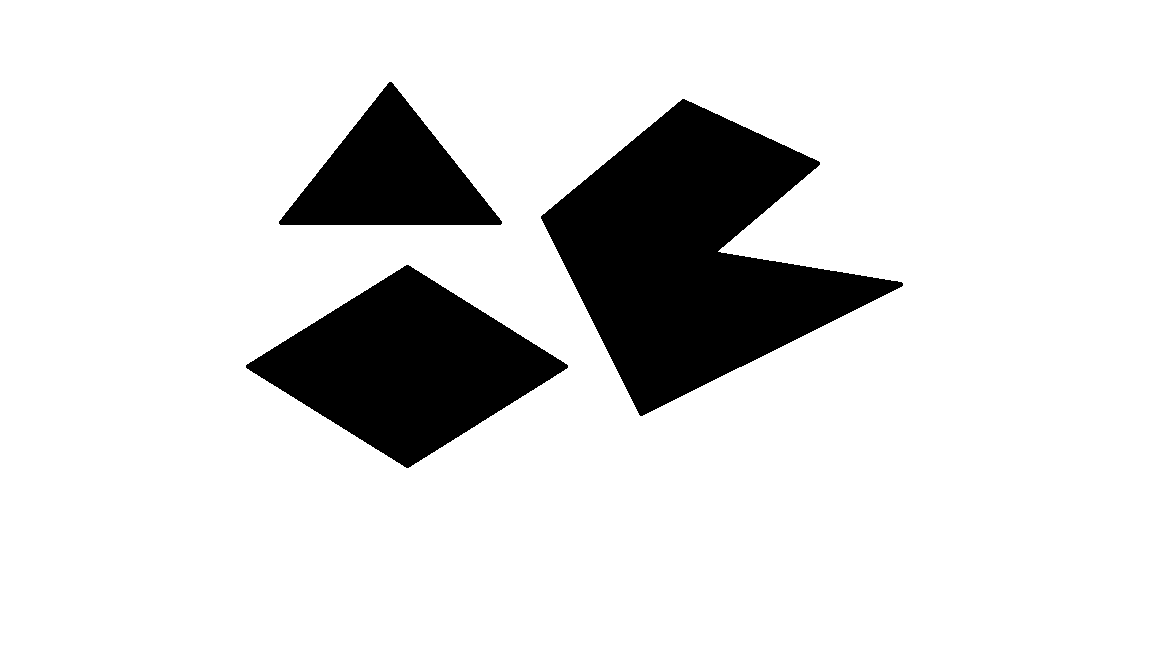
#> input picture new_paint.png, 1152 x 648 px
$ python test_mp.py
#> lines starting #> are read from the running program, lines starting #| are printed output that depends on the picture; after the words box and inside, x2 and y2 are one past the last pixel; in counts of white or black regions, pixels touching at a corner belong together
### helpers/util.py
from helpers.geometry import *
import matplotlib.pyplot as plt
from helpers.sweep import *
from helpers.graph import *
import numpy as np
import cv2
import time
import multiprocessing

# Draw the obstacles and point the source and the destination----------------------------------------------
# [151 lines left out: functions draw_problem, draw_cell, draw_node, generate_baisc, add_boundary_cells, generate_cells and 1 more, not called in this run]


def generate_polygon_countour(image_name, filter=None, sp=None, sr=None):
#> called with image_name = 'new_paint.png'
    img = cv2.imread(image_name)
#> img is the input picture: shape (648, 1152, 3); 85.9% white; 3 black regions, box (x1, y1, x2, y2) and area: (541, 99, 903, 416) 55401, (246, 265, 568, 468) 33261, (279, 82, 502, 225) 16478
    if (filter):
        img = cv2.pyrMeanShiftFiltering(img, sp, sr)
    gray_image = cv2.cvtColor(img, cv2.COLOR_BGR2GRAY)
#> gray_image: shape (648, 1152); 85.9% white; 3 black regions
    ret, threshold = cv2.threshold(gray_image, 0, 255, cv2.THRESH_BINARY + cv2.THRESH_OTSU)
#> ret = 0
    countours, _ = cv2.findContours(threshold, cv2.RETR_TREE, cv2.CHAIN_APPROX_SIMPLE)
#> countours = 4 contours; box (x1, y1, x2, y2) and area: (0, 0, 1152, 648) 744697, (540, 98, 904, 417) 55917, (245, 264, 569, 469) 33585, (278, 81, 503, 226) 16732

    approxes = []
    for i, cnt in enumerate(countours):
        episilon = 0.01 * cv2.arcLength(cnt, True)
        approxes.append(cv2.approxPolyDP(cnt, episilon, True))
#> this loop made 4 passes
#> episilon on passes 2 to 4: 8.17, 12.54, 6.04
#> (cnt, episilon) on pass 1: ([[0, 0], [0, 647], [1151, 647], [1151, 0]], 35.96)
#> after the loop, approxes = 4 contours; box (x1, y1, x2, y2) and area: (0, 0, 1152, 648) 744697, (540, 98, 904, 417) 54976, (245, 264, 569, 469) 32948, (278, 81, 503, 224) 15793
    return [img, approxes]


# Use point object to represent the boundary and the src/dest
# [400 lines left out: functions extract_vertex, get_vertical_line, generate_naive_polygon, refine_quad_cells, merge_overlapping_quad_cell, remove_duplicate_cell and 6 more, not called in this run]

### test_mp.py
import cv2
import numpy as np
import matplotlib.pyplot as plt
import matplotlib.image as mpimg
import sys
from helpers.graph import *
from helpers.geometry import *
from helpers.sweep import *
from helpers.util_mp import *
from helpers.util import *
import matplotlib.pyplot as plt
from tsp_solver.greedy import solve_tsp
import csv
import scipy.io as sio
import os
import multiprocessing
from multiprocessing import Process, Pool, Manager


def generate_final_path(img_file_name, output_file_name, width, step, safeWidth):
    # img is the input image, approxes are the generated polygon
    img, approxes = generate_polygon_countour(img_file_name)
    for approx in approxes:
        img = cv2.drawContours(img, [approx], 0, (0, 255, 0), 3)
#> this loop made 4 passes
#> approx on passes 1, 2, 4: [[0, 0], [0, 647], [1151, 647], [1151, 0]], [[406, 264], [568, 365], [408, 468], [245, 367]], [[278, 221], [391, 81], [502, 223]]
#> pass 1, in generate_final_path, `img = cv2.drawContours(img, [approx], 0, (0, 255, 0), 3)`:
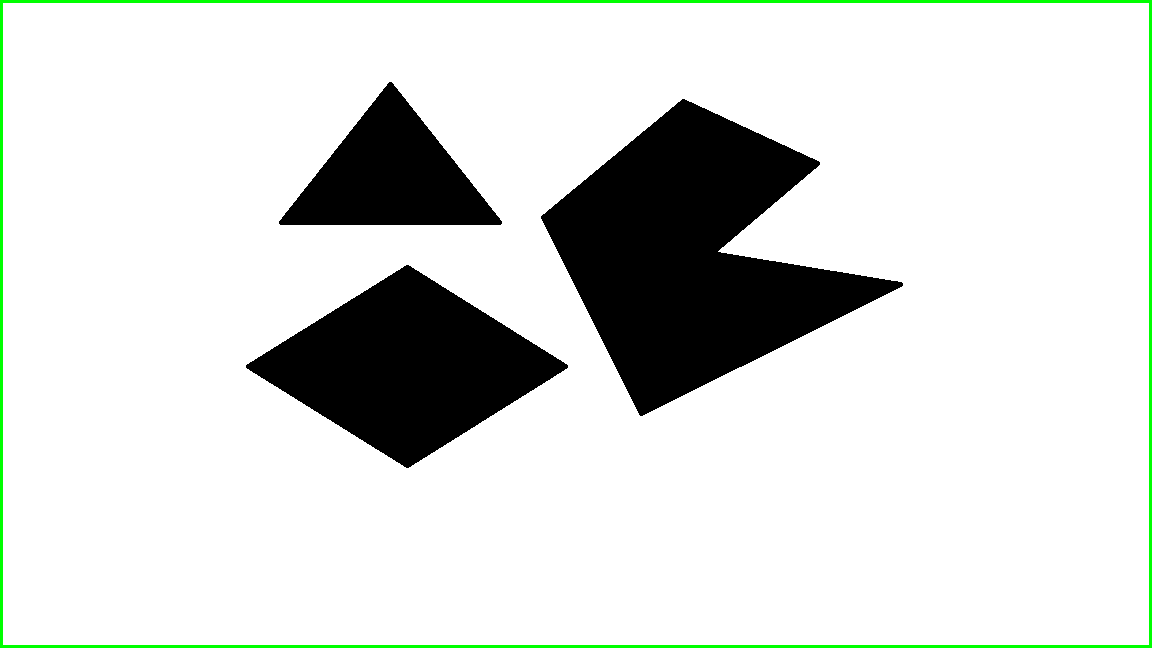
#> img: shape (648, 1152, 3); 1.44% of pixels changed, all inside (x1, y1, x2, y2) = (0, 0, 1152, 648)
#> pass 2, in generate_final_path, `img = cv2.drawContours(img, [approx], 0, (0, 255, 0), 3)`:
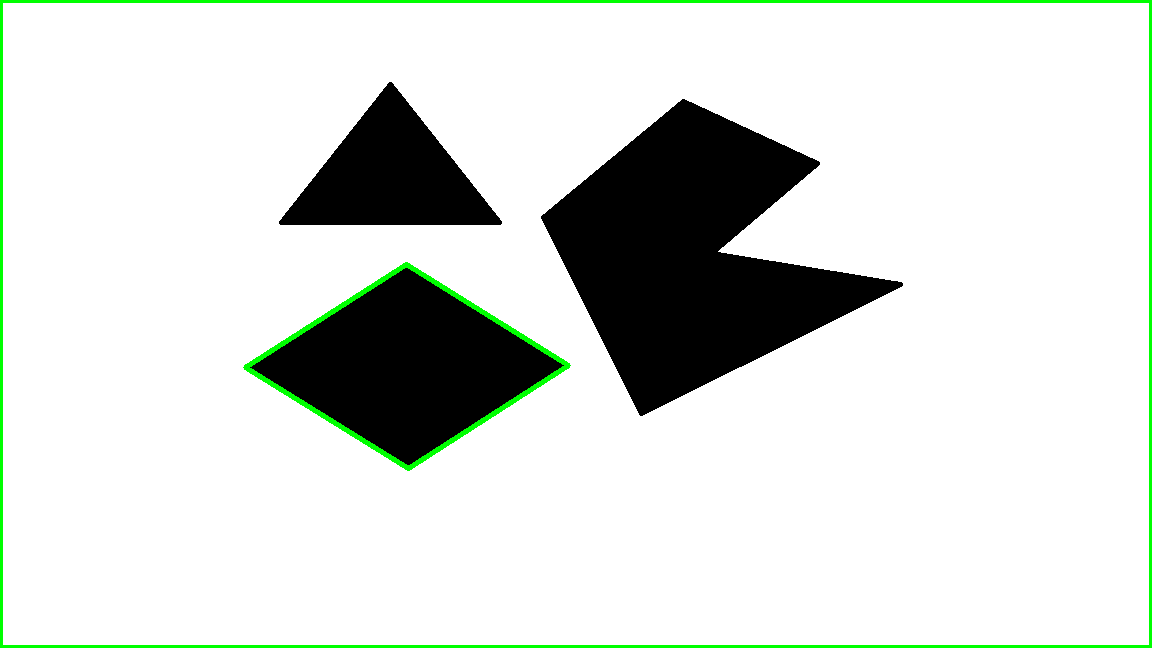
#> img: shape (648, 1152, 3); 0.52% of pixels changed, all inside (x1, y1, x2, y2) = (243, 262, 571, 471)
#> pass 3, in generate_final_path, `img = cv2.drawContours(img, [approx], 0, (0, 255, 0), 3)`:
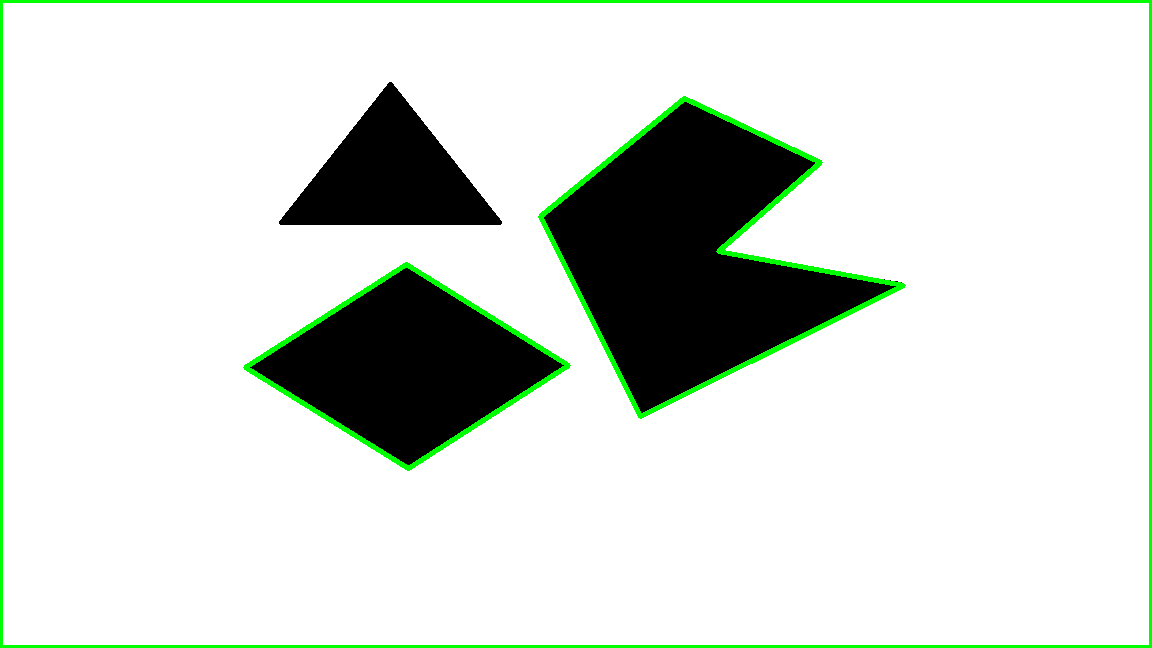
#> img: shape (648, 1152, 3); 0.8% of pixels changed, all inside (x1, y1, x2, y2) = (538, 96, 906, 419)
#> after the loop:
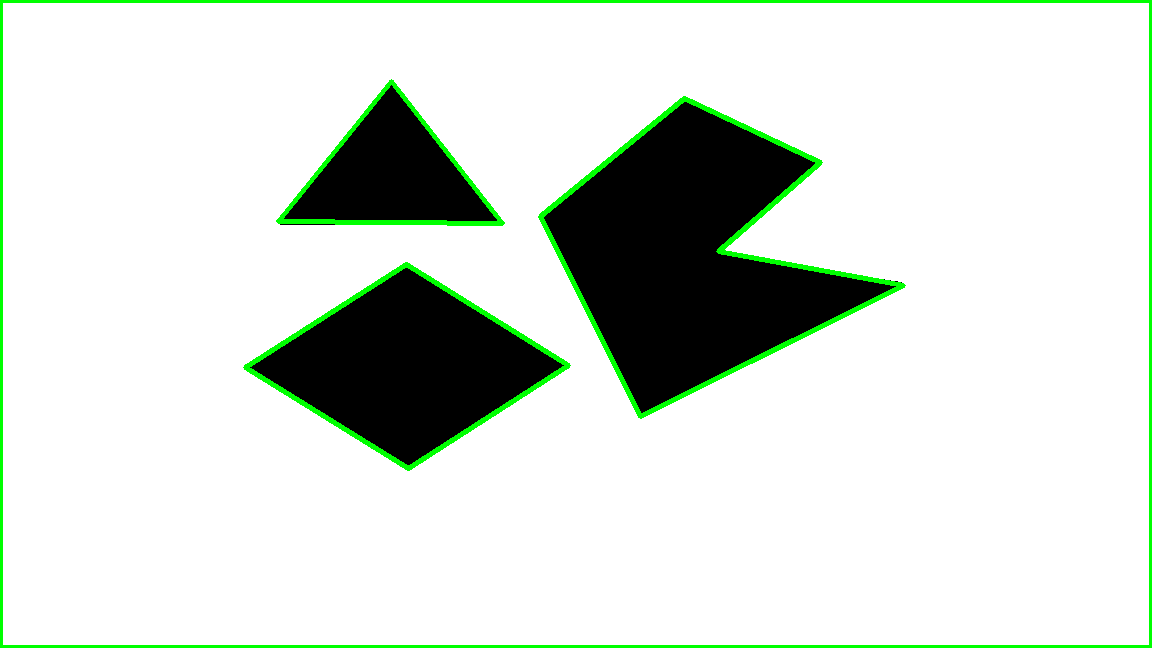
#> img: shape (648, 1152, 3); 0.36% of pixels changed, all inside (x1, y1, x2, y2) = (276, 79, 505, 226)

    # generate the boundary by getting the min/max value of all polygon
    polygons = [np.squeeze(x) for x in approxes]
#> polygons = 4 items

    y_limit_lower = min([pt[1] for pt in polygons[0]])
#> y_limit_lower = 0
    y_limit_upper = max([pt[1] for pt in polygons[0]])
#> y_limit_upper = 647

    x_limit_lower = min([pt[0] for pt in polygons[0]])
#> x_limit_lower = 0
    x_limit_upper = max([pt[0] for pt in polygons[0]])
#> x_limit_upper = 1151

    # boundary_basic certex order
    boundary_basic = [[x_limit_lower, y_limit_lower], [x_limit_upper, y_limit_lower], [x_limit_upper, y_limit_upper],
                      [x_limit_lower, y_limit_upper]]
#> boundary_basic = [[0, 0], [1151, 0], [1151, 647], [0, 647]]

    # Among all the polygon cv2 generated, [1:] are the inner obstacles
    obstacles_basic = polygons[1:]
#> obstacles_basic = 3 items

    pool = Pool(4)
    manager = Manager()
#> (the program exits here)
